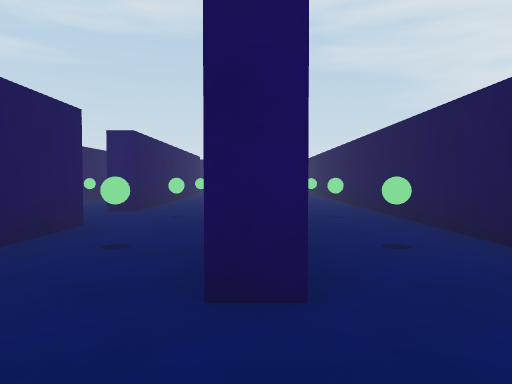
[1] (above)

24 first-person views from a walk through a scene from a Unity 3-D project. The camera is 1.2 m above the floor, tilts 2° down and sees 70° across. The floor is counted in squares, 2 m on a side. Each view is taken from the middle of a square. On the plan, view 1 faces up. The plan holds only what a view shows up to about 10 squares ahead; the rest is blank.

[2]
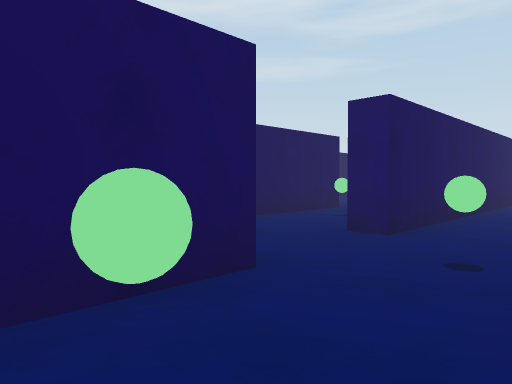

[3]
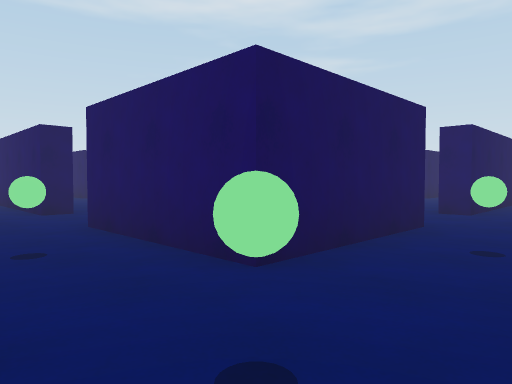

[4]
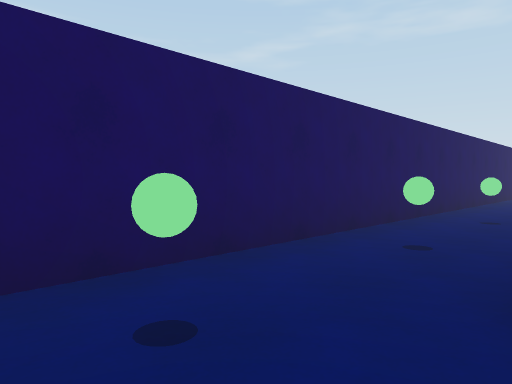

[5]
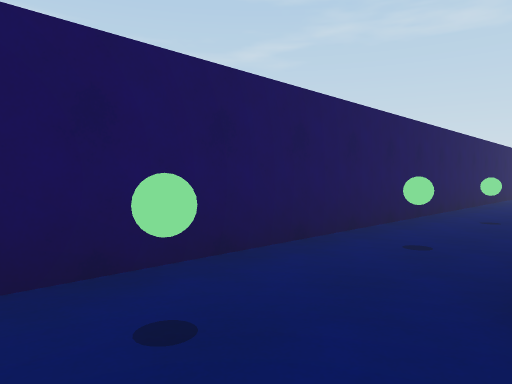

[6]
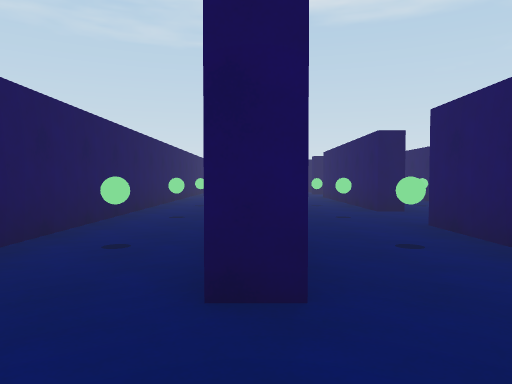

[7]
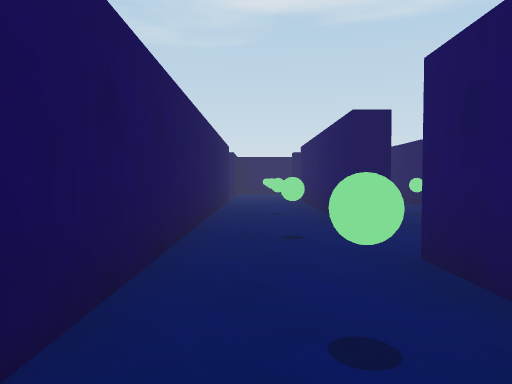

[8]
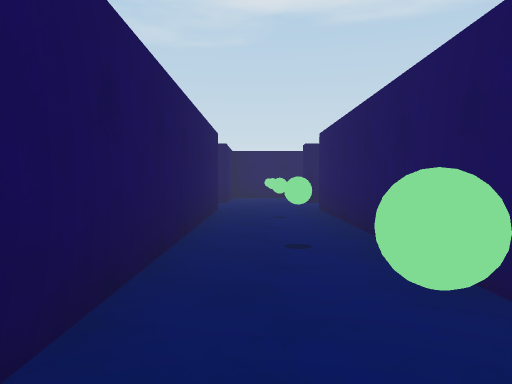

[9]
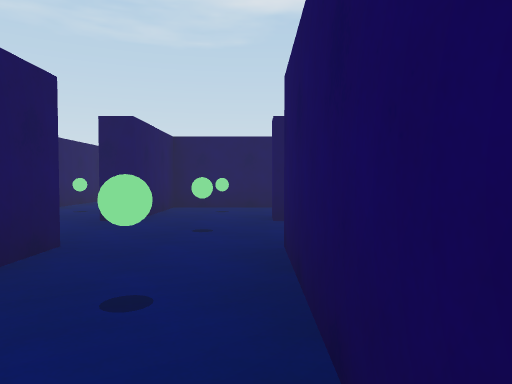

[10]
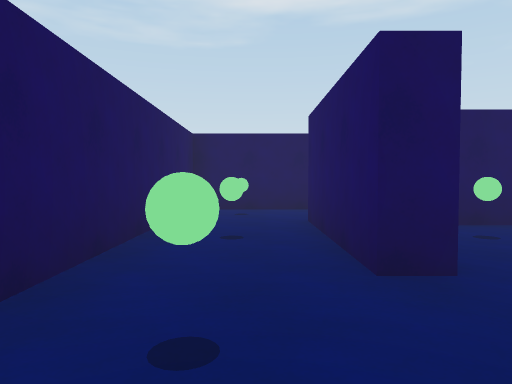

[11]
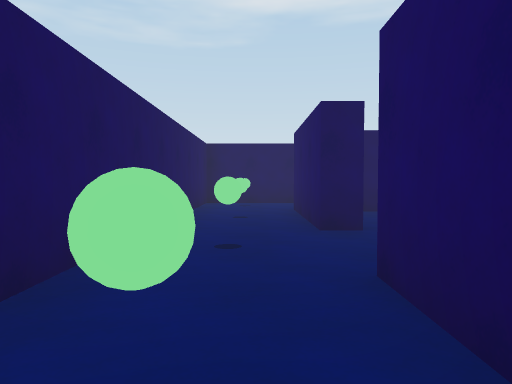

[12]
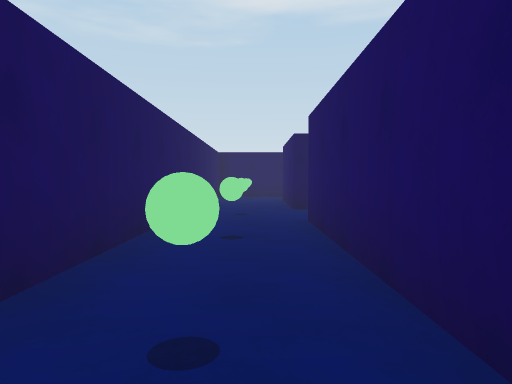

[13]
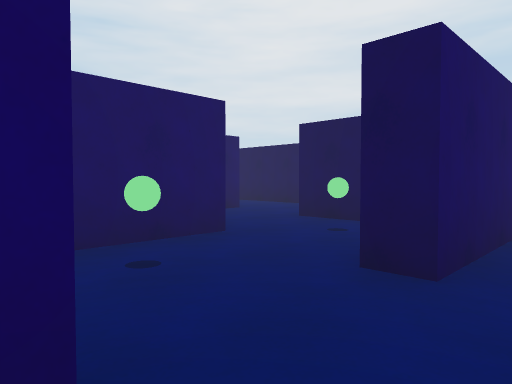

[14]
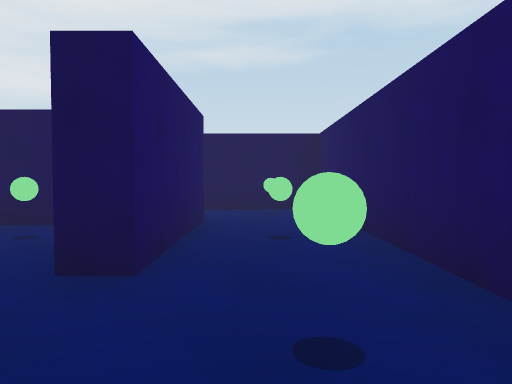

[15]
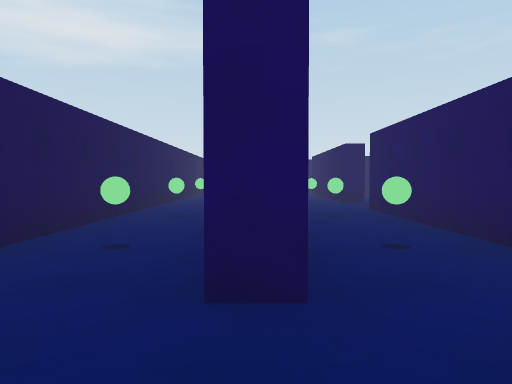

[16]
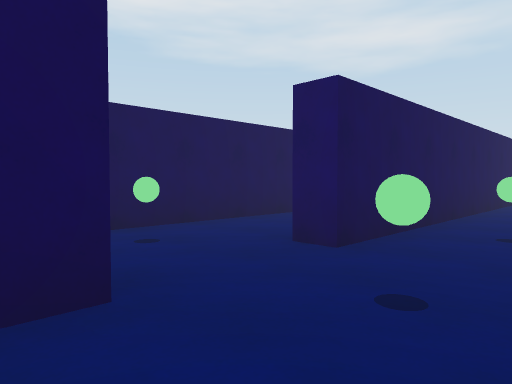

[17]
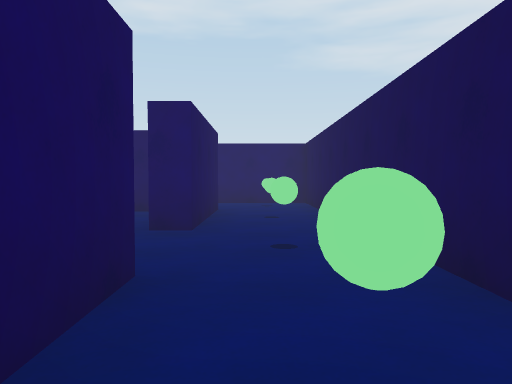

[18]
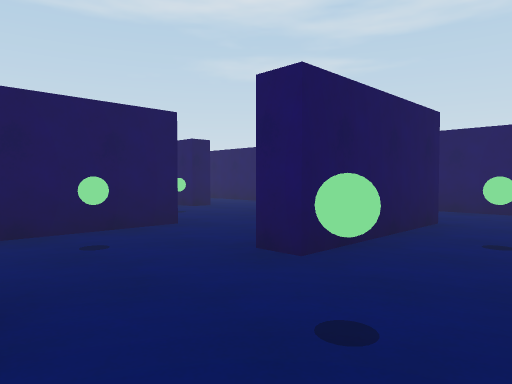

[19]
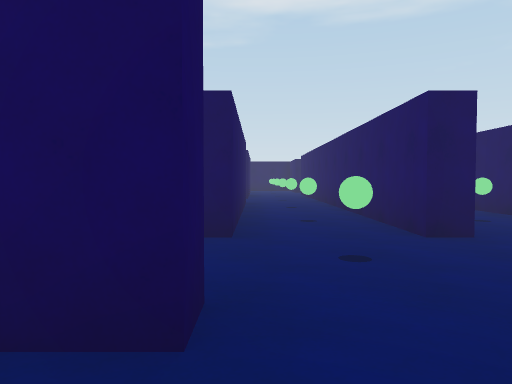

[20]
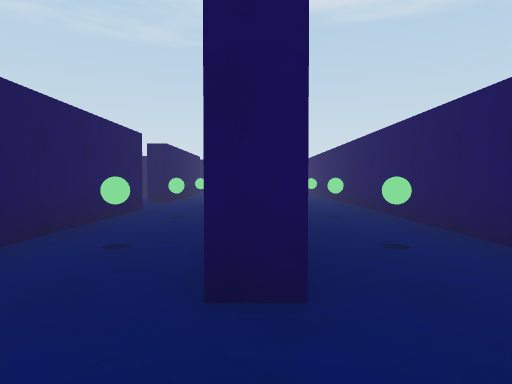

[21]
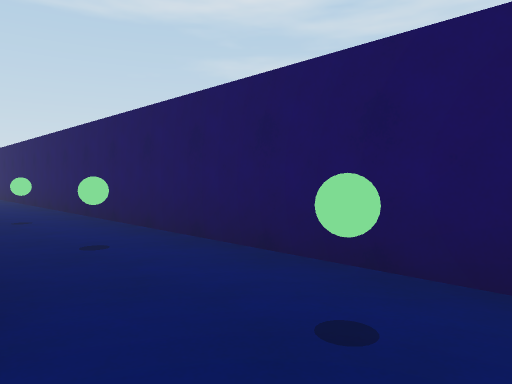

[22]
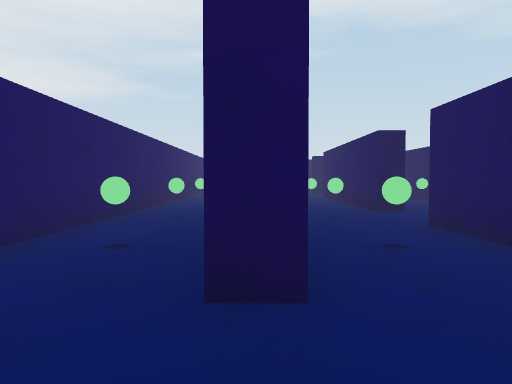

[23]
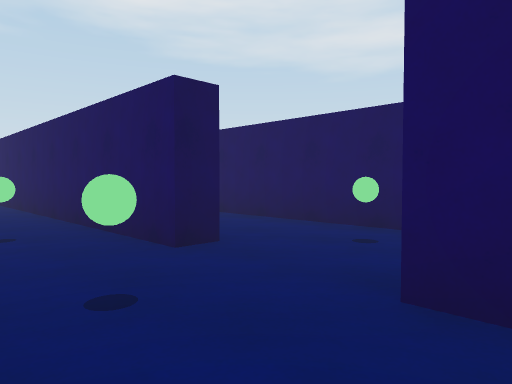

[24]
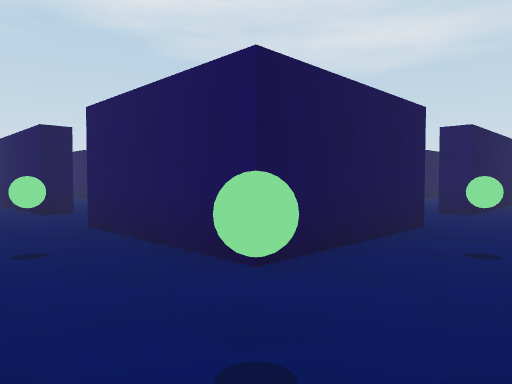

### Floor plan
Points are (right, up) in squares from view 1. A wall is a line through its corners. A room is listed if a view was taken in it or the views show most of it. See-through windows are left out.
Room 1 (views 1, 2, 3, 4, 5, 6, 10, 11, 12, 13, 14, 15, 17, 18, 20, 21, 22, 23, 24)
walls: (-4.7, 17.4) (-4.7, 16.8); (-15.3, 16.6) (-15.3, 17.2) (-8.1, 17.2); (-3.4, 19.3) (-14.9, 19.3); (0.3, 17.4) (0.3, 14.3) (-0.3, 14.3); (-20.3, 14.2) (-20.3, 17.2) (-17.2, 17.2); (-0.3, 12.2) (0.3, 12.2) (0.3, 11); (-20.3, 9) (-20.3, 12.2) (-19.8, 12.2); (0.3, 8) (0.3, 1.8) (-0.2, 1.8); (2.3, 1.6) (2.3, 19.3) (-0.5, 19.3); (0.3, -0.2) (0.3, -3.2) (-2.7, -3.2) (-2.7, -2.8); (-11, -3.2) (-15.2, -3.2); (-4.7, -2.6) (-4.7, -3.2) (-8, -3.2); (-17.2, -2.7) (-17.2, -3.2) (-20.2, -3.2); (-22.2, -2.9) (-22.2, -5.2) (2.3, -5.2) (2.3, -2.9)
ways out: opening at (-16.5, -3) to room 2; opening at (-16.5, 17) to room 2; opening at (-3.5, -3) to room 2; opening at (-3.5, 17) to room 2; opening at (0, 0.5) to room 2; opening at (0, 13.5) to room 2; opening at (-20, 13.5)
objects: other object (-21, -4); green ball (-21, 16); green ball (-21, 18); green ball (-19, -4); green ball (-19, 18); green ball (-16, -4); green ball (-16, 18); green ball (-14, -4); green ball (-14, 18); green ball (-11, -4); green ball (-11, 18); green ball (-9, -4); green ball (-9, 18); green ball (-6, -4); green ball (-6, 18); green ball (-4, -4); green ball (-4, 18); green ball (-1, -4); green ball (1, -4); green ball (1, -2); green ball (1, 1); green ball (1, 3); green ball (1, 6); green ball (1, 8); green ball (1, 11); green ball (1, 13); green ball (1, 16); other object (1, 18)
Room 2 (views 7, 8, 9, 16, 19)
walls: (-2.8, 4.8) (-2.2, 4.8) (-2.2, 2.2); (-0.3, 5.1) (-0.3, 12.2); (-2.2, 10.9) (-2.2, 6.7) (-2.8, 6.7); (-2.2, -0.7) (-4, -0.7); (-6.1, -0.7) (-7.8, -0.7); (-0.3, -1.4) (-0.3, -0.2); (-2.8, 14.7) (-2.2, 14.7) (-2.2, 12.6); (-0.3, 14.3) (-0.3, 14.8); (-9.7, -0.1) (-9.7, -0.7) (-15.2, -0.7); (-4.7, 16.8) (-11, 16.8); (-10.3, 14.7) (-4.8, 14.7); (-15.2, -2.7) (-6, -2.7); (-17.2, -0.7) (-17.8, -0.7); (-16.2, 14.7) (-12.2, 14.7); (-18.4, -2.7) (-17.2, -2.7)
ways out: opening at (-16.5, -3) to room 1; opening at (-16.5, 17) to room 1; opening at (-3.5, -3) to room 1; opening at (-3.5, 17) to room 1; opening at (0, 0.5) to room 1; opening at (0, 13.5) to room 1; opening at (-18, -1.5); opening at (-11.5, 15); opening at (-8.5, 0); opening at (-4, 15); opening at (-3, 5.5)
objects: green ball (-16, -2); green ball (-16, 16); green ball (-14, -2); green ball (-14, 16); green ball (-11, -2); green ball (-11, 16); green ball (-9, -2); green ball (-9, 16); green ball (-6, -2); green ball (-6, 16); green ball (-4, -2); green ball (-4, 16); green ball (-1, -2); green ball (-1, 3); green ball (-1, 6); green ball (-1, 8); green ball (-1, 11); green ball (-1, 13)

Where each view was taken, in squares from view 1:
view 1: 0 up, 0 right, facing up
view 2: 2 down, 2 right, facing up-left
view 3: 5 down, 2 right, facing up-left
view 4: 3 down, 2 right, facing down-left
view 5: 3 down, 3 left, facing down-left
view 6: 3 down, 3 left, facing left
view 7: 2 down, 5 left, facing left
view 8: 2 down, 8 left, facing left
view 9: 1 down, 12 left, facing left
view 10: 4 down, 15 left, facing left
view 11: 4 down, 13 left, facing left
view 12: 4 down, 10 left, facing left
view 13: 4 down, 5 left, facing up-right
view 14: 4 down, 5 left, facing right
view 15: 14 up, 0 right, facing down
view 16: 15 up, 2 left, facing down-right
view 17: 10 up, 1 right, facing up
view 18: 12 up, 2 right, facing up-left
view 19: 15 up, 1 left, facing left
view 20: 17 up, 3 left, facing left
view 21: 17 up, 3 left, facing up-left
view 22: 17 up, 17 left, facing right
view 23: 19 up, 18 left, facing down-right
view 24: 19 up, 22 left, facing down-right
